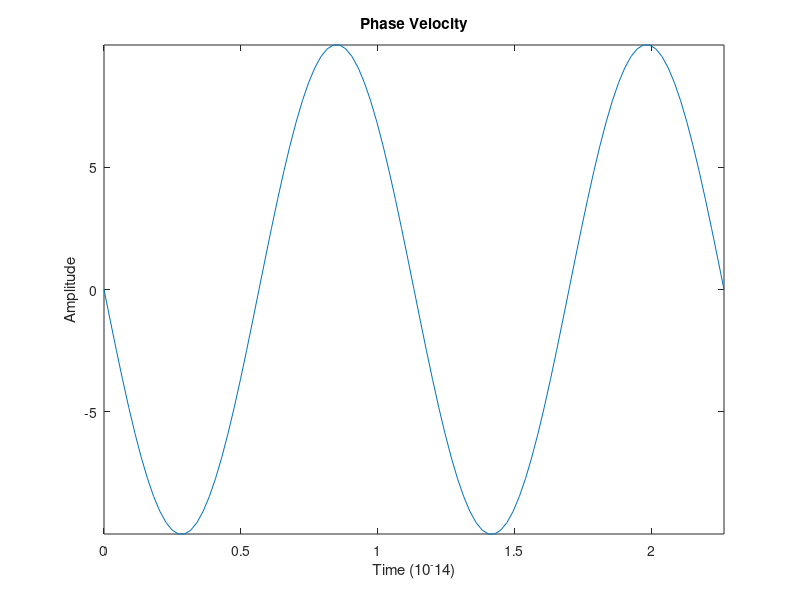

Recreate this plot in MATLAB.
# Phase Velocity of Plane Monochromatic Wave along Z-Axis
# Author: Arvin Sharma
# E(z,t)=E_0*cos(kz-wt)
# - k = wave number 2pi/lambda [proportionality constant to convert between radians and span (meters, micrometers, etc)
# - z = instantaneous distance along span being analyzed
# - omega = angular frequency, frequency expressed in rad/sec
# - time = instantaneous time in seconds
# We want to determine the movement of a particular phase, therefore
# - kz-wt = K' where K' is a constant value for the phase to analyze
#   - k dz/dt - w = 0 provides the variation with respect to time of the constant phase, defined as the phase velocity
#       - This is how the point of constant phase in the cycle varies in time.
#           - We see that this point of constant phase varies in space, or span along the z-axis in time
#   - dz/dt = w/k = vp 
#   - w/k = 2pif/(2pi/lambda)=lambda*f=c/n
#   - vp=c/n
# In this demonstration, we take a fixed point along the span of transmission line being analyzed
#   - this is arbitrarily defined at 0.75 micro-meters
# We then use the wave-function varied in time and plot the result, showing the variation in phase by plotting amplitude versus time.
#
# References: 
#   - M. S. Wartak, Computational Photonics: An Introduction with MATLAB. Cambridge: Cambridge University Press, 2013. 

E_0=10; # Amplitude
n=3.4; # Refractive Index
c=3e14; # Velocity of Light in micro-meters/s
v_p=c/n; # Phase Velocity
lambda=1.0; # Micro-meters
k=2*pi/lambda; # Wave Number rad/micro-meters
frequency=v_p/lambda; # Cycles/sec
z=0.75; # Fixed Distance to Analyze in Micro-meters
omega=2*pi*frequency;
t=linspace(0,2*1/frequency,101); # Over 2 Periods
A = E_0*cos(k*z - omega*t);
plot(t/(1e-14),A);
title("Phase Velocity");
xlabel("Time (10^-14)");
ylabel("Amplitude");
axis("tight");
waitfor(gcf);

